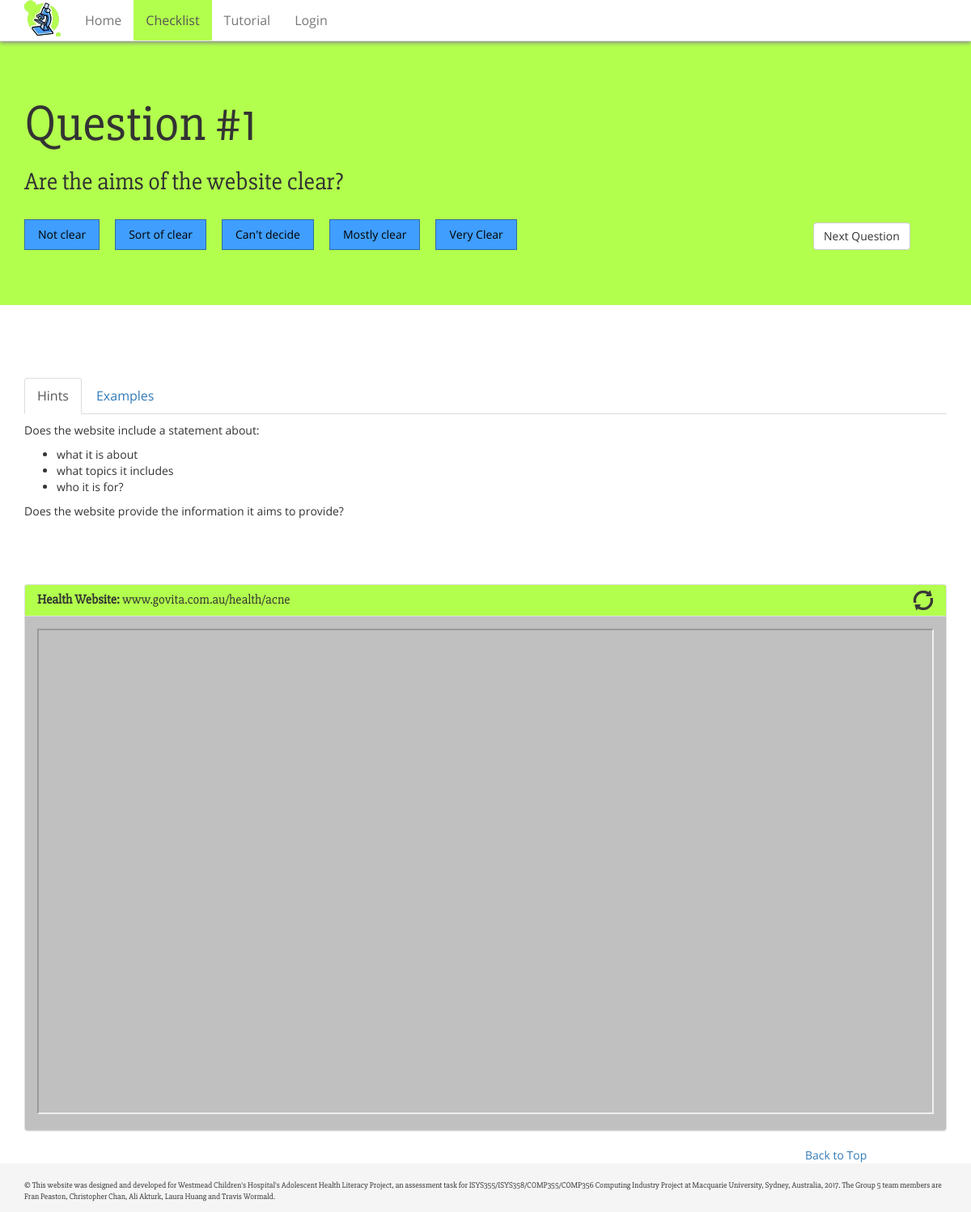
Page /checklist/question/1 on the committed database.
### app/models.py (models this page shows, shortened)
class Question(db.Model):
    id = db.Column(db.Integer, primary_key = True)
    number = db.Column(db.Integer)
    text = db.Column(db.String(1028))
    button1 = db.Column(db.String(64))
    button2 = db.Column(db.String(64))
    button3 = db.Column(db.String(64))
    button4 = db.Column(db.String(64))
    button5 = db.Column(db.String(64))
    hint = db.Column(db.String(4096))
    example = db.Column(db.String(4096))
    checklist_id = db.Column(db.Integer, db.ForeignKey('checklist.id'))

### app/views.py (the view)
@app.route('/checklist/question/<number>')
def question(number):
    question = Question.query.filter_by(number=number).first()
    if int(number) == 12:
        return redirect(url_for('lastquestion'))
    else:
        nextNum = int(number)+1
    navigation = [  # navigation menu items
        {
            'href': '/index',
            'caption': 'Home'
        },
        {
            'href': '/checklist',
            'caption': 'Checklist'
        },
        {
            'href': '/tutorial',
            'caption': 'Tutorial'
        },
        {
            'href': '/login',
            'caption': 'Login'
        }
    ]
    return render_template('question.html',
                           title='Checklist',
                           question=question,
                           nextNum=nextNum,
						   navigation=navigation)

### app/views.py (called while the page is built)
@app.before_request
def before_request():
    g.user = current_user

### app/templates/question.html (shortened to what this page needs)
{% extends "base.html" %}
{% block content %}
	<div class="jumbotron">
		<div class="container">
			<div class="row">
				<div class="col-md-10">
					<h1>Question #{{ question.number }}</h1>
					<h2>{{ question.text|safe }}</h2>
					<form>
						<div class="btn-group" data-toggle="buttons">
							<label class="btn btn-primary radio-btn">
							<input type="radio" name="Q{{ number }}" id="A1" value="1" autocomplete="off"> {{ question.button1 }}
							</label>
							<label class="btn btn-primary radio-btn">
								<input type="radio" name="Q{{ number }}" id="A2" value="2" autocomplete="off"> {{ question.button2 }}
							</label>
							<label class="btn btn-primary radio-btn">
								<input type="radio" name="Q{{ number }}" id="A3" value="3" autocomplete="off"> {{ question.button3 }}
							</label>
							<label class="btn btn-primary radio-btn">
								<input type="radio" name="Q{{ number }}" id="A4" value="4" autocomplete="off"> {{ question.button4 }}
							</label>
							<label class="btn btn-primary radio-btn">
								<input type="radio" name="Q{{ number }}" id="A5" value="5" autocomplete="off"> {{ question.button5 }}
							</label>
						</div>
					</form>
				</div>
				<div class="col-md-2 bottom-align-text">
					<a href="/checklist/question/{{ nextNum }}" class="btn btn-default">Next Question</a>
				</div>
			</div>
		</div>
	</div>
    <div class="container">
		<section>
		  <ul class="nav nav-tabs" role="tablist">
			<li role="presentation" class="active"><a href="#hints" aria-controls="hints" role="tab" data-toggle="tab">Hints</a></li>
			<li role="presentation"><a href="#examples" aria-controls="examples" role="tab" data-toggle="tab">Examples</a></li>
		  </ul>
		  <div class="tab-content" id="myTabs">
			<div role="tabpanel" class="tab-pane active" id="hints">
				<section>
					{{ question.hint|safe }}
				</section>
			</div>
		  </div>
		</section>
	</div>
	<div class="container">
			<div class="panel panel-default" id="iframe-Q1">
				<div class="panel-heading">
					<h3 class="panel-title"><strong>Health Website:</strong> www.govita.com.au/health/acne <input type='image' src="{{ url_for('static', filename='whicat/images/glyphicons-82-refresh-lightened.png') }}" onclick="self.location.reload();" /></h3>
				</div>
				<div class="panel-body">
					<iframe height="600px" width="100%" src="http://www.govita.com.au/health/acne/">
					<p>Your browser does not support iframes.</p>
					</iframe>
				</div>
			</div>
		<div class="col-md-10">
		</div>
		<div class="col-md-2">
			<a href="#body-open-tag">Back to Top</a>
		</div>
	</div>
{% endblock %}

### app/templates/base.html (shortened to what this page needs)
<!DOCTYPE html>
<html lang="en">
  <head>
	<link rel="stylesheet" href="{{ url_for('static', filename='bootstrap/css/bootstrap.min.css') }}">
	<link rel="stylesheet" href="{{ url_for('static', filename='whicat/css/whicat.css') }}">
  </head>
  <body id="body-open-tag">
    <nav class="navbar navbar-default navbar-static-top">
		<div class="container">
			<div class="navbar-header">
			  <a class="navbar-brand" href="/"><img alt="Whicat logo" src="{{ url_for('static', filename='whicat/images/microscope-transparent-sml.png') }}"/></a>
			</div>
			<div id="navbar" class="navbar-collapse collapse">
				<ul class="nav navbar-nav">
				{% for item in navigation %}
					{% if item.caption == title %}
					<li class="active"><a href="{{ item.href }}">{{ item.caption }}</a></li>
					{% else %}
					<li><a href="{{ item.href }}">{{ item.caption }}</a></li>
					{% endif %}
				{% endfor %}
				</ul>
			</div>
		</div>
	</nav>
    {% block content %}{% endblock %}
    <footer class="footer">
      <div class="container">
			<p>&copy; This website was designed and developed for Westmead Children's Hospital's Adolescent Health Literacy Project,
			an assessment task for ISYS355/ISYS358/COMP355/COMP356 Computing Industry Project at Macquarie University, Sydney, Australia, 2017.
			The Group 5 team members are Fran Peaston, Christopher Chan, Ali Akturk, Laura Huang and Travis Wormald.</p>
	  </div>
    </footer>
  </body>
</html>

### app/static/whicat/css/whicat.css (style rules this page uses)
body { font-family: OpenSans, sans-serif; }
h1,h2,h3,h4,h5,h6 { font-family: Slabo, serif; }
.jumbotron p, li { font-size: 16px; }
.tab-content li { font-size: 14px; }
footer { font-family: Slabo, serif; font-size: 10px; }
.jumbotron { background-color: #B2FF4D; }
.radio-btn { color: black; background-color: #409EFE; }
.panel-default>.panel-heading { background-color: #B2FF4D; }
.panel-default { background-color: #C0C0C0; }
footer { background-color: #D3D3D3; }
.navbar-brand { padding: 0px 15px; }
.navbar { background-color: #fff; box-shadow: 0px 2px 5px #8c8c8c; margin-bottom: 0px; }
.navbar-default .navbar-nav > .active > a, .navbar-default .navbar-nav > .active > a:hover, .navbar-default .navbar-nav > .active > a:focus { color: #555; background-color: #B2FF4D; }
section { padding: 60px 0 60px; }
.btn { margin: 20px auto 0px; }
img { vertical-align: bottom; }
.radio-btn { margin: 10px 10px 10px 0; padding: 8px 16px 8px 16px; border-radius: 0; }
@media (min-width: 768px ) { .row { position: relative; } }
@media (min-width: 768px ) { .bottom-align-text { position: absolute; bottom: 20px; right: 0; } }
@media (min-width: 768px ) { .radio-btn { margin: 20px 20px 20px 0; } }
.tab-pane section { padding: 10px 0 10px; }
.panel-heading { position: relative; }
.panel-title input { position: absolute; right: 16px; bottom: 6px; }
footer { padding: 20px 0 20px; margin: 60px 0 0 0; }
html { position: relative; min-height: 100%; }
body { margin-bottom: 60px; }
.footer { position: absolute; bottom: 0; width: 100%; height: 60px; background-color: #f5f5f5; }

### rows in the picture
Question: number "1", text "Are the aims of the website clear?", button1 "Not clear", button2 "Sort of clear", button3 "Can't decide", button4 "Mostly clear", button5 "Very Clear", hint "Does the website include a statement about: what it is about what topics it includes who it is for? Does the website provide the information it aims to provide?"

### other values in the picture
{{ item.caption }} "Home" "Tutorial" "Login"
{{ item.caption }} "Checklist"
